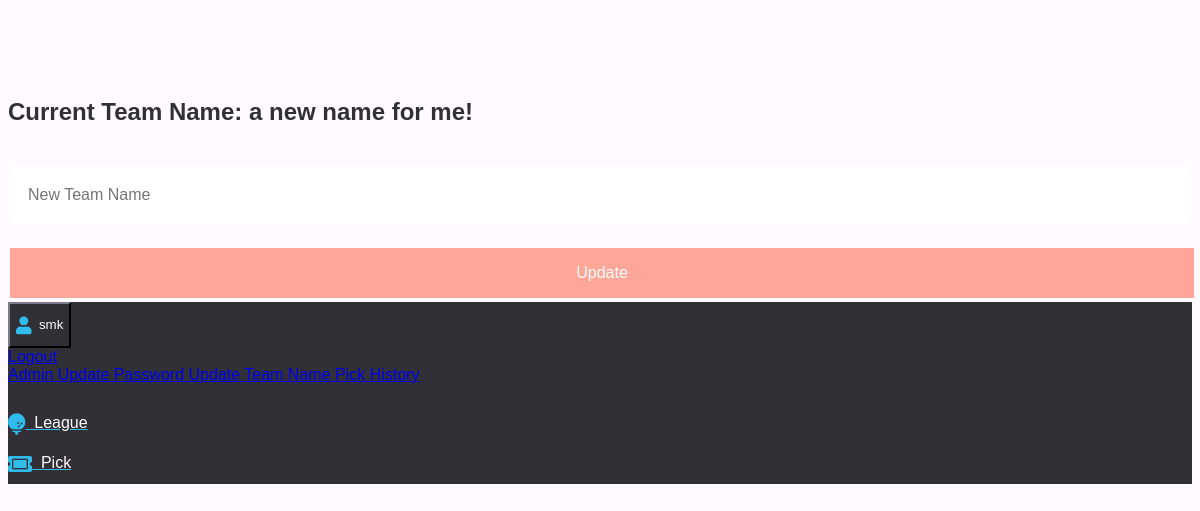
The app's page /update_display_name (signed in), older data.
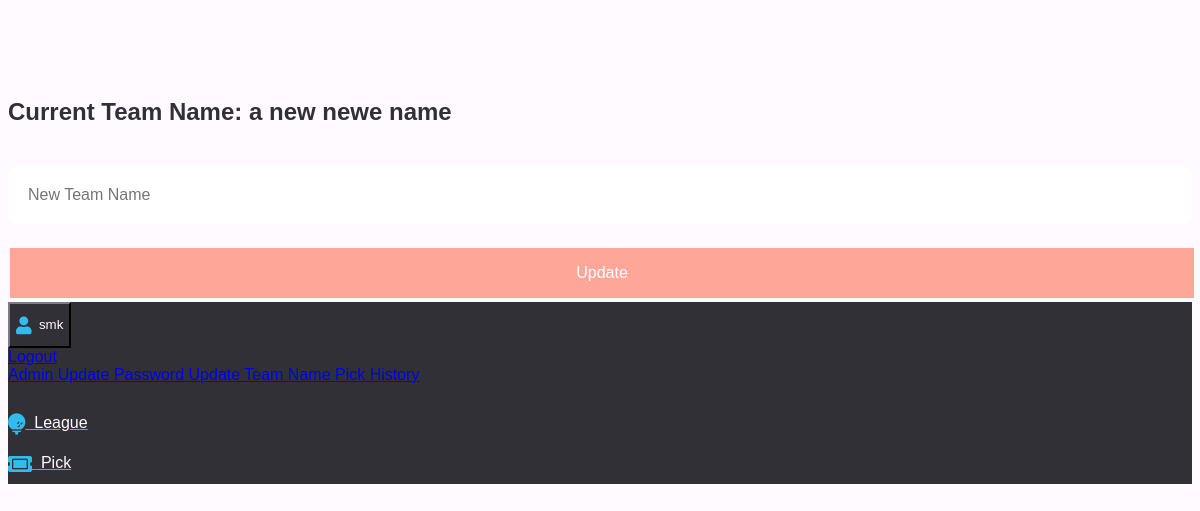
The same page, newer data.
### oad/models.py (models this page shows)
class User(UserMixin, db.Model):
    __table_args__ = {"extend_existing": True}
    id = db.Column(db.Integer, primary_key=True)
    email = db.Column(db.String(100), unique=True)
    password = db.Column(db.String(100))
    name = db.Column(db.String(1000), unique=True)
    picks = db.relationship("Pick", backref="user", lazy=True)
    strikes_remaining = db.Column(db.Integer, default=1)
    is_admin = db.Column(db.Boolean, default=False)
    email_confirmed = db.Column(db.Boolean, default=False)
    display_name = db.Column(db.Text, default="")

### oad/main.py (the view)
@main.route("/update_display_name")
@login_required
def update_display_name():
    user = User.query.filter_by(email=current_user.email).first()
    team_name = user.display_name
    print("team name", team_name)
    if not team_name:
        team_name = user.name
    print("team name", team_name)
    return render_template("update_display_name.html", team_name=team_name)

### oad/__init__.py (called while the page is built)
def create_app():
    app = Flask(__name__)
    app.config["SECRET_KEY"] = "1234"
    app.config["SQLALCHEMY_DATABASE_URI"] = "sqlite:///db.sqlite"
    app.config["SQLALCHEMY_TRACK_MODIFICATIONS"] = True
    db.init_app(app)
    login_manager = LoginManager()
    login_manager.login_view = "auth.login"
    login_manager.init_app(app)
    from .models import User
    @login_manager.user_loader
    def load_user(user_id):
        return User.query.get(int(user_id))
    from .auth import auth as auth_blueprint
    app.register_blueprint(auth_blueprint)
    from .main import main as main_blueprint
    app.register_blueprint(main_blueprint)
    return app

### oad/templates/update_display_name.html (shortened to what this page needs)
{% extends "base.html" %} {% block content %}
<h1> Current Team Name: {{ team_name }} </h1>
<form action="{{ url_for('main.user_display_name_change') }}" method="POST">
  <div class="field">
    <div class="control">
      <input
        class="input is-large"
        type="text"
        name="new_name"
        placeholder="New Team Name"
        autofocus=""
      />
    </div>
  </div>
  <button class="button">Update</button>
</form>
{% endblock %}

### oad/templates/base.html (shortened to what this page needs)
<!DOCTYPE html>
<html>
  <head>
    <link
      rel="stylesheet"
      href="https://cdnjs.cloudflare.com/ajax/libs/font-awesome/5.9.0/css/all.min.css"
      type="text/css"
    />
    <link
      rel="stylesheet"
      href="https://pingendo.com/assets/bootstrap/bootstrap-4.0.0-beta.1.css"
      type="text/css"
    />
  </head>
  <body>
    <section>
      <div>
        <div class="container has-text-centered">
          {% block content %} {% endblock %}
        </div>
      </div>
    </section>
    <nav class="navbar fixed-bottom navbar-dark bg-dark">
      <div class="container p-0">
        <div class="btn-group dropup btn-group-sm" style="color: blue">
          {% if current_user.is_authenticated %}
          <button
            type="button"
            class="btn dropdown-toggle btn-warning"
            aria-expanded="false"
            aria-haspopup="true"
            data-toggle="dropdown"
            id="dup_butt"
          >
            <i class="fa fa-user fa-lg"></i>
            <span id="text">&nbsp;{{ current_user.name }}</span>
          </button>
          <div class="dropdown-menu text-left">
            <a href="{{ url_for('auth.logout') }}" class="dropdown-item">
              Logout
            </a>
            {% if current_user.is_admin %}
            <a href="{{ url_for('main.update') }}" class="dropdown-item">
              Admin
            </a>
            {% endif %}
            <a
              href="{{ url_for('main.update_password') }}"
              class="dropdown-item"
            >
              Update Password
            </a>
            <a
              href="{{ url_for('main.update_display_name') }}"
              class="dropdown-item"
            >
              Update Team Name
            </a>
            <a href="{{ url_for('main.profile') }}" class="dropdown-item">
              Pick History
            </a>
          </div>
        </div>
        <nav class="nav">
          <a
            class="nav-link text-warning px-0 pr-4"
            href="{{ url_for('main.league') }}"
          >
            <i class="fa fa-golf-ball fa-lg"></i>
            <span id="text">&nbsp;League</span>
          </a>
        </nav>
        <nav class="nav">
          <a
            class="nav-link text-warning px-0 pr-4"
            href="{{ url_for('main.pick') }}"
          >
            <i class="fa fa-ticket-alt fa-lg"></i>
            <span id="text">&nbsp;Pick</span>
          </a>
        </nav>
        {% endif %}
      </div>
    </nav>
  </body>
</html>

Row changes from the older to the newer data that the page shows:
changed User "smk": display_name "a new name for me!" → "a new newe name"
